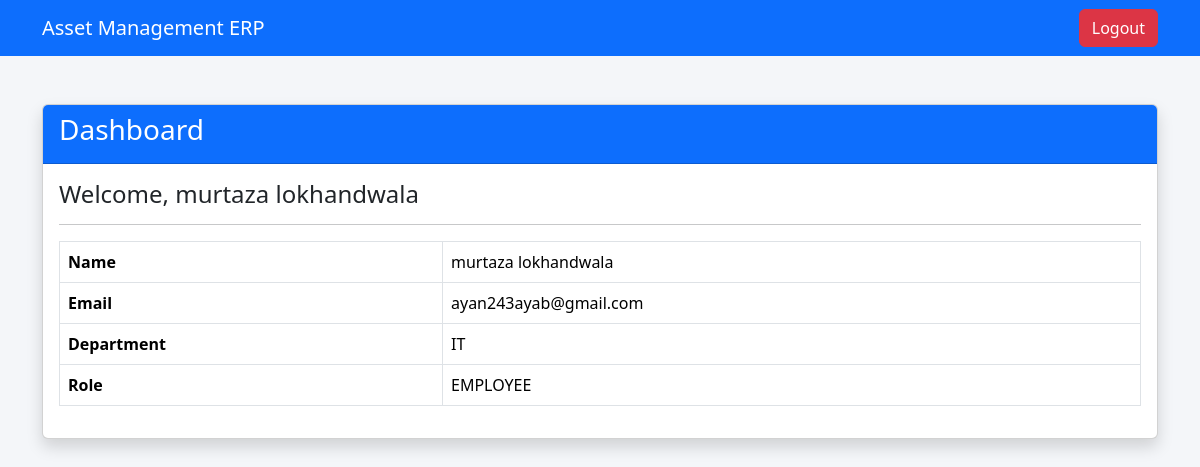
The page /dashboard/ (signed in) on the database its author committed.
### myappp/models.py (models this page shows, shortened)
class Employee(models.Model):
    user = models.ForeignKey(
        User,
        on_delete=models.CASCADE,
        related_name='employee_details'
    )
    department = models.ForeignKey(
        Department,
        on_delete=models.SET_NULL,
        null=True,
        blank=True,
        related_name='employees'
    )
    employee_code = models.CharField(max_length=20, unique=True)
    first_name = models.CharField(max_length=30)
    last_name = models.CharField(
        max_length=30,
        blank=True,
        null=True
    )
    contact_no = models.CharField(
        max_length=15,
        blank=True,
        null=True
    )
    profile_pic = models.FileField(
        upload_to='profile/',
        default='profile/default.png',
        blank=True,
        null=True
    )
    created_at = models.DateTimeField(auto_now_add=True)
    class Meta:
        db_table = "employee"

class User(models.Model):
    ROLE_CHOICES = (
        ('ADMIN', 'Admin'),
        ('ASSET_MANAGER', 'Asset Manager'),
        ('DEPARTMENT_HEAD', 'Department Head'),
        ('EMPLOYEE', 'Employee'),
    )
    STATUS_CHOICES = (
        ('ACTIVE', 'Active'),
        ('INACTIVE', 'Inactive'),
    )
    email = models.EmailField(max_length=50, unique=True)
    password = models.CharField(max_length=30)
    role = models.CharField(max_length=30, choices=ROLE_CHOICES)
    otp = models.IntegerField(default=1234)
    status = models.CharField(
        max_length=20,
        choices=STATUS_CHOICES,
        default='ACTIVE'
    )
    created_at = models.DateTimeField(auto_now_add=True)
    class Meta:
        db_table = "user"

class Department(models.Model):
    department_name = models.CharField(max_length=100, unique=True)
    parent_department = models.ForeignKey(
        'self',
        on_delete=models.SET_NULL,
        null=True,
        blank=True,
        related_name='sub_departments'
    )
    status = models.BooleanField(default=True)
    created_at = models.DateTimeField(auto_now_add=True)
    class Meta:
        db_table = "department"

### myappp/views.py (the view)
def dashboard(request):
    if 'uid' not in request.session:
        return redirect("login")
    user = User.objects.get(id=request.session['uid'])
    employee = Employee.objects.get(user=user)
    context = {
        "user": user,
        "employee": employee,
    }
    return render(request, "myapp/dashboard.html", context)

### myappp/templates/myapp/dashboard.html (shortened to what this page needs)
<!DOCTYPE html>
<html>
<head>
    <link href="https://cdn.jsdelivr.net/npm/bootstrap@5.3.3/dist/css/bootstrap.min.css" rel="stylesheet">
</head>
<body style="background:#f4f6f9;">
<nav class="navbar navbar-dark bg-primary">
    <div class="container">
        <span class="navbar-brand">
            Asset Management ERP
        </span>
        <a href="{% url 'logout' %}" class="btn btn-danger">
            Logout
        </a>
    </div>
</nav>
<div class="container mt-5">
    <div class="card shadow">
        <div class="card-header bg-primary text-white">
            <h3>Dashboard</h3>
        </div>
        <div class="card-body">
            <h4>
                Welcome,
                {{ employee.first_name }}
                {{ employee.last_name }}
            </h4>
            <hr>
            <table class="table table-bordered">
                <tr>
                    <th>Name</th>
                    <td>
                        {{ employee.first_name }}
                        {{ employee.last_name }}
                    </td>
                </tr>
                <tr>
                    <th>Email</th>
                    <td>{{ user.email }}</td>
                </tr>
                <tr>
                    <th>Department</th>
                    <td>{{ employee.department.department_name }}</td>
                </tr>
                <tr>
                    <th>Role</th>
                    <td>{{ user.role }}</td>
                </tr>
            </table>
        </div>
    </div>
</div>
</body>
</html>

### rows shown on the page
Employee: first_name "murtaza", last_name "lokhandwala", department.department_name "IT"
User: email "ayan243ayab@gmail.com", role "EMPLOYEE"
